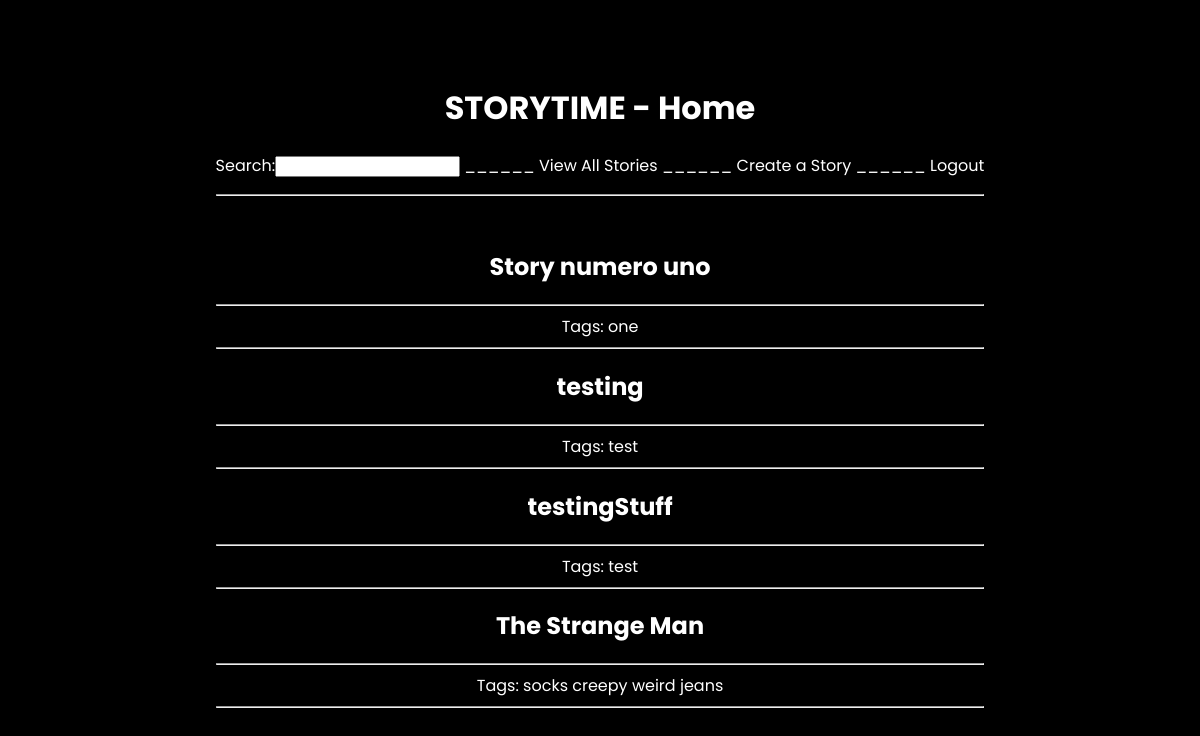
Page /home (signed in) on the committed database.
### tables this page shows
CREATE TABLE stories(story_name TEXT, content TEXT, entry_num INTEGER, editor_id INTEGER);

CREATE TABLE tags(story_name TEXT, tag TEXT);

### app.py (the view)
@app.route("/home")
def home():
    if "username" not in session:
        return redirect(url_for("login"))
    storyLinks = dict()
    id = access_data.get_id(session["username"])
    stories = access_data.view_all(id)
    for story in stories:
        index = 0
        for each in stories[story]:
            stories[story][index] = "_".join(each.split(" "))
            index += 1
        storyLinks[story] = ("/view?title=" + "_".join(story.split(" ")) + "&" + "content=" + "-".join(stories[story]))
    storytags = dict()
    for story in stories:
        storytags[story] = access_data.all_tags(story)
    return render_template("home.html", links = storyLinks, storytags = storytags)

### util/access_data.py (called while the page is built)
def createDatabase():
    DB_FILE="data/discoeggs.db"
    db = sqlite3.connect(DB_FILE) #open if file exists, otherwise create
    c = db.cursor()
    command = "CREATE TABLE IF NOT EXISTS login(username TEXT, password TEXT, editor_id INTEGER PRIMARY KEY)"
    c.execute(command)
    command = "CREATE TABLE IF NOT EXISTS stories(story_name TEXT, content TEXT, entry_num INTEGER, editor_id INTEGER)"
    c.execute(command)
    command = "CREATE TABLE IF NOT EXISTS tags(story_name TEXT, tag TEXT)"
    c.execute(command)
    db.commit()
    db.close()

def view_all(id):
    createDatabase()
    DB_FILE="data/discoeggs.db"
    db = sqlite3.connect(DB_FILE) #open if file exists, otherwise create
    c = db.cursor()
    command = "SELECT story_name FROM stories WHERE editor_id = {}".format(id)
    c.execute(command)
    stories = c.fetchall()
    ret = {}
    for story in stories:
        command = "SELECT content FROM stories WHERE story_name = \'{}\'".format(story[0])
        c.execute(command)
        uneditedContent = c.fetchall()
        content = []
        for each in uneditedContent:
            content.append(each[0])
        ret[story[0]] = content #creates a new key for a story with all its content
    db.commit() #save changes
    db.close()  #close database
    return ret

def get_id(user):
    createDatabase()
    DB_FILE="data/discoeggs.db"
    db = sqlite3.connect(DB_FILE) #open if file exists, otherwise create
    c = db.cursor()
    command = "SELECT editor_id FROM login WHERE username = \'{}\' ".format(user)
    c.execute(command)
    id = c.fetchone()
    db.commit() #save changes
    db.close()  #close database
    return(id[-1])

def all_tags(single):
    createDatabase()
    DB_FILE= "data/discoeggs.db"
    db = sqlite3.connect(DB_FILE) #open if file exists, otherwise create
    c = db.cursor()
    command = "SELECT DISTINCT tag FROM tags WHERE story_name=\'{}\'".format(single)
    c.execute(command)
    stags = c.fetchall()
    db.commit()
    db.close()
    if (len(stags) == 0):
        return ""
    ret = []
    for each in stags:
        ret.append(each[0])
    return ret

### templates/home.html (shortened to what this page needs)
{% extends "sitebase.html" %}
{% set title = "Home" %}
{% block head %}
  {{super()}}<br>
    {% set msg = get_flashed_messages() %}
{% endblock %}
{% block body %}
{% for story in links %}
  <a href = {{links[story]}}><h2> {{story}} </h2></a>
  <hr>
  Tags:
  {% for tag in storytags[story] %}
    {{tag}}
  {% endfor %}<hr>
{% endfor %}
{% endblock %}

### static/cool.css (style rules this page uses)
body { background-image: linear-gradient( rgba(0, 0, 0, 0.6), rgba(0, 0, 0, 0.6) ), url(../static/unpleasant.gif); background-image: url(../static/unpleasant.gif); background-color: black; background-size: contain, cover; background-position: center, center; font-family: "Poppins"; color: white; }
html, body { height: 100%; text-align:center; }
html { display: table; margin: auto; }
body { display: table-cell; vertical-align: middle; }
a { color: white; text-decoration: none; }

### rows in the picture
stories: story_name "Story numero uno"
tags: tag "one"
stories: story_name "testing", story "test"
stories: story_name "testingStuff", story "test"
stories: story_name "The Strange Man"
tags: tag "socks"
tags: tag "creepy"
tags: tag "weird"
tags: tag "jeans"

### other values in the picture
{{ title }} "Home"
